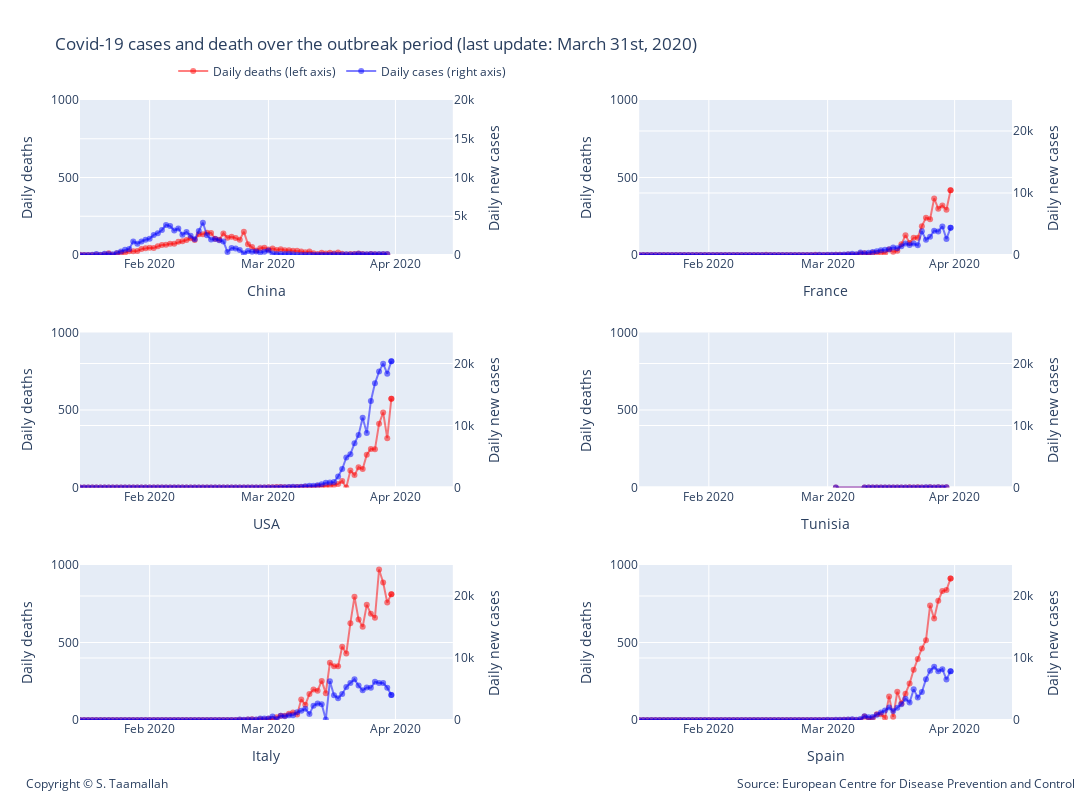

The cell this chart's notebook holds for it:
### Code cell
#plotting number of cases and number of deaths for different countries
# all charts using same scale for ease of comparison
# number of death are on the left y-axis. 

# Add traces
trace1 = go.Scatter(
        x=df_china.index, 
        y=df_china['deaths'],
        mode='lines+markers',
        name='Daily deaths (left axis)',
        line_color='rgba(256, 0, 0, .5)',
)
trace2 = go.Scatter(
        x=df_china.index, 
        y=df_china['cases'],
        mode='lines+markers',
        name='Daily cases (right axis)',
        line_color='rgba(0, 0, 256, .5)',
        yaxis='y2'
)
trace3 = go.Scatter(
        x=df_france.index, 
        y=df_france['deaths'],
        mode='lines+markers',
        name='Daily deaths',
        showlegend=False,
        line_color='rgba(256, 0, 0, .5)',
        xaxis='x2',
        yaxis='y3'
)
trace4 = go.Scatter(
        x=df_france.index, 
        y=df_france['cases'],
        mode='lines+markers',
        name='Daily cases',
        line_color='rgba(0, 0, 256, .5)',
        xaxis='x2',
        yaxis='y4',
        showlegend=False,
)
trace5 = go.Scatter(
        x=df_usa.index, 
        y=df_usa['deaths'],
        mode='lines+markers',
        name='Daily deaths',
        line_color='rgba(256, 0, 0, .5)',
        xaxis='x3',
        yaxis='y5',
        showlegend=False,
)
trace6 = go.Scatter(
        x=df_usa.index, 
        y=df_usa['cases'],
        mode='lines+markers',
        name='Daily cases',
        line_color='rgba(0, 0, 256, .5)',
        xaxis='x3',
        yaxis='y6',
        showlegend=False,
)
trace7 = go.Scatter(
        x=df_tunisia.index, 
        y=df_tunisia['deaths'],
        mode='lines+markers',
        name='Daily deaths',
        line_color='rgba(256, 0, 0, .5)',
        xaxis='x4',
        yaxis='y7',
        showlegend=False,
)
trace8 = go.Scatter(
        x=df_tunisia.index, 
        y=df_tunisia['cases'],
        mode='lines+markers',
        name='Daily cases',
        line_color='rgba(0, 0, 256, .5)',
        xaxis='x4',
        yaxis='y8',
        showlegend=False,
)


trace9 = go.Scatter(
        x=df_italy.index, 
        y=df_italy['deaths'],
        mode='lines+markers',
        name='Daily deaths',
        line_color='rgba(256, 0, 0, .5)',
        xaxis='x5',
        yaxis='y9',
        showlegend=False,
)

trace10 = go.Scatter(
        x=df_italy.index, 
        y=df_italy['cases'],
        mode='lines+markers',
        name='Daily cases',
        line_color='rgba(0, 0, 256, .5)',
        xaxis='x5',
        yaxis='y10',
        showlegend=False,
)

trace11 = go.Scatter(
        x=df_spain.index, 
        y=df_spain['deaths'],
        mode='lines+markers',
        name='Daily deaths',
        line_color='rgba(256, 0, 0, .5)',
        xaxis='x6',
        yaxis='y11',
        showlegend=False,
)
trace12 = go.Scatter(
        x=df_spain.index, 
        y=df_spain['cases'],
        mode='lines+markers',
        name='Daily cases',
        line_color='rgba(0, 0, 256, .5)',
        xaxis='x6',
        yaxis='y12',
        showlegend=False,
)

data = [trace1, trace2, trace3, trace4, trace5, trace6, trace7, trace8, trace9, trace10, trace11, trace12]

layout = go.Layout(
    title='Covid-19 cases and death over the outbreak period (last update: March 31st, 2020)',
    legend=dict(x=.1, y=1.07, orientation="h"), 
    width=1100,
    height=800,
    
    annotations=[
        dict(
            x=1.07,
            y=-0.12,
            showarrow=False,
            text='Source: European Centre for Disease Prevention and Control',
            xref='paper',
            yref='paper'
        ),
        
        dict(
            x=-0.06,
            y=-0.12,
            showarrow=False,
            text='Copyright © S. Taamallah ',
            xref='paper',
            yref='paper'
        )
    ],
    
    # Top left
    xaxis=dict(
        title='China',
        domain=[0, 0.4],
        range=['2020-01-15', '2020-04-15'],
    ),
    yaxis=dict(
        title='Daily deaths',
        #type='log',
        range=[0,1000],
        domain=[0.75, 1],
        anchor='x'
    ),
    yaxis2=dict(
        title = 'Daily new cases',
        #type='log',
        range=[0,20000],
        overlaying='y',
        side='right'
    ),
    

    # Top right
    xaxis2=dict(
        title='France',
        range=['2020-01-15', '2020-04-15'],
        domain=[0.6, 1.0],
        anchor='y3'
    ),
    yaxis3=dict(
        #type='log',
        title = 'Daily deaths',
        domain=[0.75, 1],
        anchor='x2',
        range=[0,1000],

    ),
    yaxis4=dict(
        title = 'Daily new cases',
        domain=[0.6, 1.0],
        overlaying='y3',
        range=[0,25000],
        side='right',
        anchor='x2'
    ),

    # middle left
    xaxis3=dict(
        title='USA',
        range=['2020-01-15', '2020-04-15'],
        domain=[0, 0.4],
        anchor='y5'
    ),
    yaxis5=dict(
        #type='log',
        title = 'Daily deaths',
        domain=[0.375, 0.625],
        range=[0,1000],
        anchor='x3'
    ),
    yaxis6=dict(
        title = 'Daily new cases',
        domain=[0.375, 0.625],
        overlaying='y5',
        range=[0,25000],
        side='right',
        anchor='x3'
    ),

    # middle right
    xaxis4=dict(
        title='Tunisia',
        range=['2020-01-15', '2020-04-15'],
        domain=[0.6, 1.0],
        anchor='y7'
    ),
    yaxis7=dict(
        #type='log',
        title = 'Daily deaths',
        domain=[0.375, 0.625],
        range=[0,1000],
        anchor='x4'
    ),
    yaxis8=dict(
        title = 'Daily new cases',
        domain=[0.375, 0.625],
        overlaying='y7',
        range=[0,25000],
        side='right',
        anchor='x4'
    ),
    
    # Bottom left
    xaxis5=dict(
        title='Italy',
        range=['2020-01-15', '2020-04-15'],
        domain=[0, 0.4],
        anchor='y9'
    ),
    yaxis9=dict(
        #type='log',
        title = 'Daily deaths',
        domain=[0, 0.25],
        range=[0,1000],
        anchor='x5'
    ),
    yaxis10=dict(
        title = 'Daily new cases',
        domain=[0, 0.25],
        overlaying='y9',
        range=[0,25000],
        side='right',
        anchor='x5'
    ),
    
    # Bottom bottom right
    xaxis6=dict(
        title='Spain',
        range=['2020-01-15', '2020-04-15'],
        domain=[0.6, 1.0],
        anchor='y11'
    ),
    yaxis11=dict(
        #type='log',
        title = 'Daily deaths',
        domain=[0, 0.25],
        range=[0,1000],
        anchor='x6'
    ),
    yaxis12=dict(
        title = 'Daily new cases',
        domain=[0, 0.25],
        overlaying='y11',
        range=[0,25000],
        side='right',
        anchor='x6'
    )
    
)


    
fig = go.Figure(data=data, layout=layout)


fig.show()


#py.plot(data, filename = 'basic-line', auto_open=True)

#py.plot(data, filename='privacy-public', sharing='public')

from plotly.offline import plot
plot(fig, filename="STaamallah_covid19_analysis_chart_1_20200331.html", auto_open = False)
